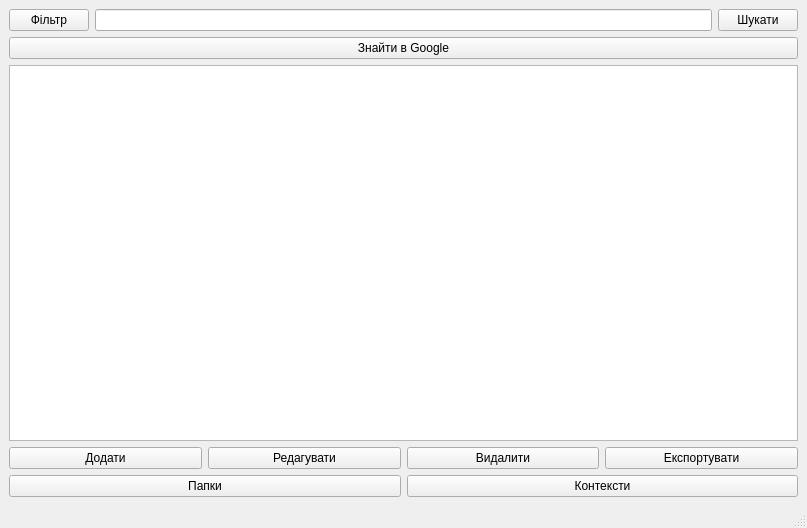
<?xml version="1.0" encoding="UTF-8"?>
<ui version="4.0">
 <class>MainWindow</class>
 <widget class="QMainWindow" name="MainWindow">
  <property name="geometry">
   <rect>
    <x>0</x>
    <y>0</y>
    <width>807</width>
    <height>528</height>
   </rect>
  </property>
  <property name="windowTitle">
   <string>MainWindow</string>
  </property>
  <widget class="QWidget" name="centralwidget">
   <layout class="QVBoxLayout" name="verticalLayout">
    <item>
     <layout class="QHBoxLayout" name="horizontalLayout_4">
      <item>
       <widget class="QPushButton" name="filterButton">
        <property name="text">
         <string>Фільтр</string>
        </property>
       </widget>
      </item>
      <item>
       <layout class="QHBoxLayout" name="horizontalLayout">
        <item>
         <widget class="QLineEdit" name="searchLineEdit"/>
        </item>
        <item>
         <widget class="QPushButton" name="searchButton">
          <property name="text">
           <string>Шукати</string>
          </property>
         </widget>
        </item>
       </layout>
      </item>
     </layout>
    </item>
    <item>
     <widget class="QPushButton" name="searchOnlineButton">
      <property name="text">
       <string>Знайти в Google</string>
      </property>
     </widget>
    </item>
    <item>
     <widget class="QTableWidget" name="linksTableWidget"/>
    </item>
    <item>
     <layout class="QHBoxLayout" name="horizontalLayout_2">
      <item>
       <widget class="QPushButton" name="addButton">
        <property name="text">
         <string>Додати</string>
        </property>
       </widget>
      </item>
      <item>
       <widget class="QPushButton" name="editButton">
        <property name="text">
         <string>Редагувати</string>
        </property>
       </widget>
      </item>
      <item>
       <widget class="QPushButton" name="deleteButton">
        <property name="text">
         <string>Видалити</string>
        </property>
       </widget>
      </item>
      <item>
       <widget class="QPushButton" name="exportButton">
        <property name="text">
         <string>Експортувати</string>
        </property>
       </widget>
      </item>
     </layout>
    </item>
    <item>
     <layout class="QHBoxLayout" name="horizontalLayout_3">
      <item>
       <widget class="QPushButton" name="manageFoldersButton">
        <property name="text">
         <string>Папки</string>
        </property>
       </widget>
      </item>
      <item>
       <widget class="QPushButton" name="manageContextsButton">
        <property name="text">
         <string>Контексти</string>
        </property>
       </widget>
      </item>
     </layout>
    </item>
   </layout>
  </widget>
  <widget class="QMenuBar" name="menubar">
   <property name="geometry">
    <rect>
     <x>0</x>
     <y>0</y>
     <width>807</width>
     <height>25</height>
    </rect>
   </property>
   <property name="sizePolicy">
    <sizepolicy hsizetype="MinimumExpanding" vsizetype="Preferred">
     <horstretch>0</horstretch>
     <verstretch>0</verstretch>
    </sizepolicy>
   </property>
  </widget>
  <widget class="QStatusBar" name="statusbar"/>
 </widget>
 <resources/>
 <connections/>
</ui>
